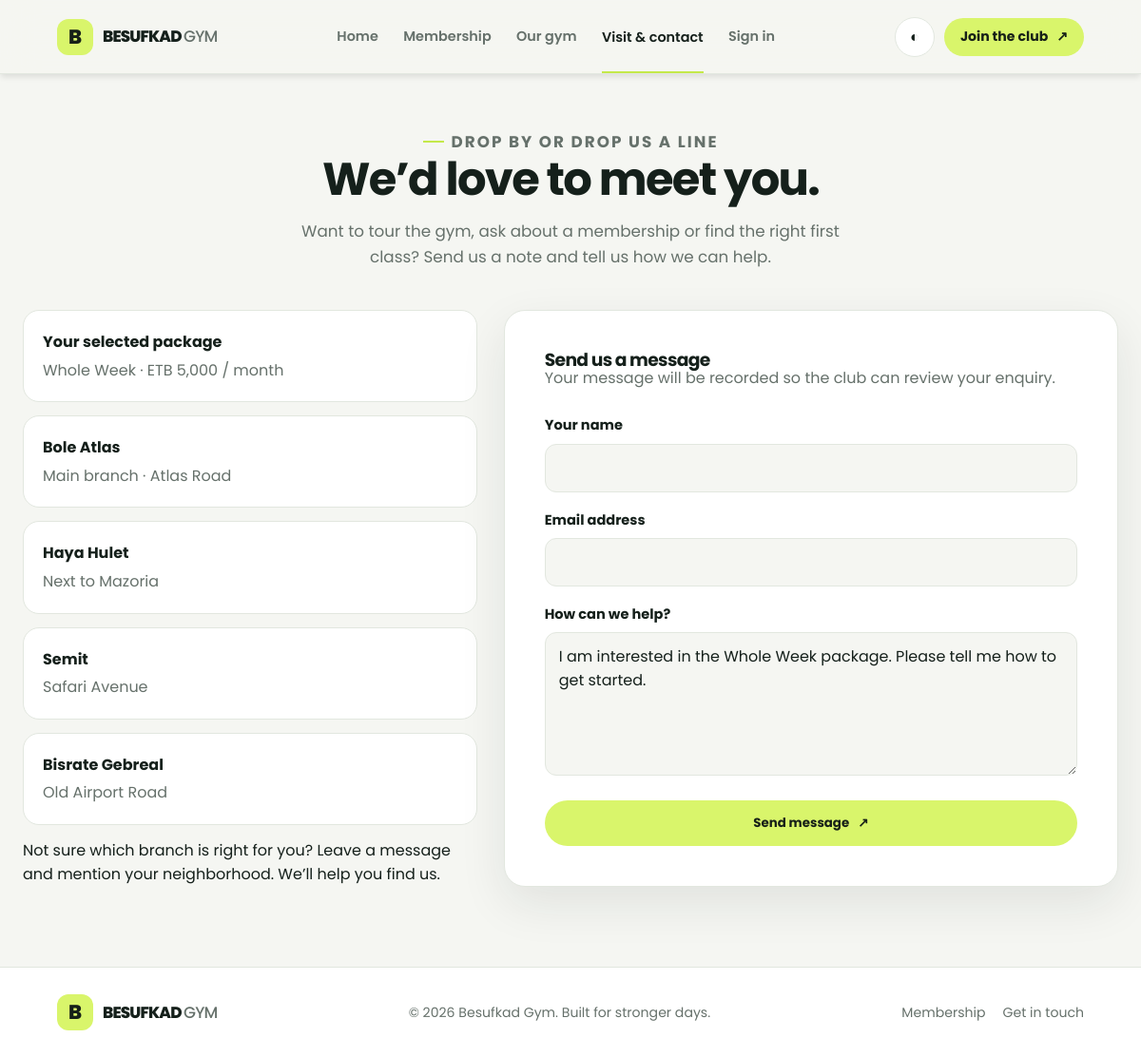
The app's page /contact.php?plan=3 with its own data.
### tables this page shows
CREATE TABLE IF NOT EXISTS plans (
    id INT AUTO_INCREMENT PRIMARY KEY,
    name VARCHAR(50) NOT NULL,
    price DECIMAL(10,2) NOT NULL,
    duration VARCHAR(20) NOT NULL,
    description TEXT
);

### contact.php (the view, shortened to what this page needs)
<?php
require_once 'config/db.php';
$name = '';
$email = '';
$selected_plan = null;
$plan_id = filter_var($_GET['plan'] ?? null, FILTER_VALIDATE_INT);
if ($plan_id) {
    $plan_lookup = $conn->prepare('SELECT id, name, price, duration FROM plans WHERE id = ?');
    $plan_lookup->bind_param('i', $plan_id);
    $plan_lookup->execute();
    $selected_plan = $plan_lookup->get_result()->fetch_assoc() ?: null;
}
$message = $selected_plan
    ? 'I am interested in the ' . $selected_plan['name'] . ' package. Please tell me how to get started.'
    : '';
include 'includes/header.php';
?>
<section class="page-intro">
    <p class="eyebrow">Drop by or drop us a line</p>
    <h2>We’d love to meet you.</h2>
    <p>Want to tour the gym, ask about a membership or find the right first class? Send us a note and tell us how we can help.</p>
</section>
<div class="contact-layout">
    <div class="contact-info">
        <?php if ($selected_plan): ?>
            <article class="contact-info-card selected-package"><strong>Your selected package</strong><p><?= htmlspecialchars($selected_plan['name'], ENT_QUOTES, 'UTF-8') ?> · ETB <?= number_format((float) $selected_plan['price'], 0) ?> / <?= htmlspecialchars($selected_plan['duration'], ENT_QUOTES, 'UTF-8') ?></p></article>
        <?php endif; ?>
        <article class="contact-info-card"><strong>Bole Atlas</strong><p>Main branch · Atlas Road</p></article>
        <article class="contact-info-card"><strong>Haya Hulet</strong><p>Next to Mazoria</p></article>
        <article class="contact-info-card"><strong>Semit</strong><p>Safari Avenue</p></article>
        <article class="contact-info-card"><strong>Bisrate Gebreal</strong><p>Old Airport Road</p></article>
        <div class="schedule-note">Not sure which branch is right for you? Leave a message and mention your neighborhood. We’ll help you find us.</div>
    </div>
    <div>
        <form class="form-card" action="contact.php" method="POST">
            <h3>Send us a message</h3>
            <p class="form-intro">Your message will be recorded so the club can review your enquiry.</p>
            <div class="form-group"><label for="name">Your name</label><input id="name" type="text" name="name" value="<?= htmlspecialchars($name, ENT_QUOTES, 'UTF-8') ?>" autocomplete="name" maxlength="100" required></div>
            <div class="form-group"><label for="email">Email address</label><input id="email" type="email" name="email" value="<?= htmlspecialchars($email, ENT_QUOTES, 'UTF-8') ?>" autocomplete="email" maxlength="100" required></div>
            <div class="form-group"><label for="message">How can we help?</label><textarea id="message" name="message" rows="5" maxlength="2000" required><?= htmlspecialchars($message, ENT_QUOTES, 'UTF-8') ?></textarea></div>
            <button type="submit" class="button button-full">Send message <span aria-hidden="true">↗</span></button>
        </form>
    </div>
</div>
<?php include 'includes/footer.php'; ?>

### css/style.css (style rules this page uses)
:root { --primary-color: #f97316; --primary-hover: #ea580c; --bg-color: #f8fafc; --card-bg: #ffffff; --text-main: #0f172a; --text-muted: #475569; --header-bg: rgba(255, 255, 255, 0.95); --border-color: #e2e8f0; --input-bg: #ffffff; --transition: all 0.3s ease; }
* { box-sizing: border-box; margin: 0; padding: 0; font-family: 'Poppins', sans-serif; }
body { background-color: var(--bg-color); color: var(--text-main); display: flex; flex-direction: column; min-height: 100vh; line-height: 1.6; transition: background-color 0.3s ease, color 0.3s ease; }
h2 { font-size: 2.2rem; margin-bottom: 1rem; color: var(--primary-color); text-align: center; }
p { color: var(--text-muted); text-align: center; margin-bottom: 2rem; }
.form-card { max-width: 500px; margin: 0 auto; background: var(--card-bg); padding: 40px; border-radius: 12px; border: 1px solid var(--border-color); box-shadow: 0 4px 6px -1px rgba(0, 0, 0, 0.1); }
.form-group { margin-bottom: 20px; text-align: left; }
.form-group label { display: block; margin-bottom: 8px; font-weight: 600; color: var(--text-muted); }
.form-group input, .form-group textarea, .form-group select { width: 100%; padding: 12px 15px; background: var(--input-bg); border: 1px solid var(--border-color); border-radius: 8px; color: var(--text-main); font-size: 1rem; transition: var(--transition); }
:root { --accent: #d9f56b; --accent-strong: #c4e94a; --ink: #15201b; --muted: #66716b; --surface: #f5f6f2; --card: #ffffff; --line: #e2e7df; --header: rgba(245, 246, 242, .93); --shadow: 0 18px 50px rgba(24, 36, 28, .09); --radius: 22px; color-scheme: light; }
html { scroll-behavior: smooth; }
body { background: var(--surface); color: var(--ink); font-family: 'Poppins', sans-serif; }
h1, h2, h3, h4 { line-height: 1.12; letter-spacing: -.035em; }
h2 { margin: 0 0 14px; color: var(--ink); font-size: clamp(2rem, 4vw, 3.1rem); text-align: left; }
p { color: var(--muted); }
.button { display: inline-flex; justify-content: center; align-items: center; gap: 9px; min-height: 48px; padding: 0 21px; border: 1px solid transparent; border-radius: 999px; background: var(--accent); color: #172018; text-decoration: none; font-weight: 700; cursor: pointer; transition: transform .2s ease, background .2s ease; }
.button-full { width: 100%; }
.eyebrow { display: inline-flex; align-items: center; gap: 8px; margin: 0 0 16px; color: var(--muted); font-size: .78rem; font-weight: 700; letter-spacing: .12em; text-transform: uppercase; }
.eyebrow::before { width: 22px; height: 2px; background: var(--accent-strong); content: ''; }
.page-intro { max-width: 760px; margin: 0 auto 42px; text-align: center; }
.page-intro h2 { text-align: center; }
.page-intro p { max-width: 600px; margin: auto; font-size: 1.05rem; }
.page-intro .eyebrow { justify-content: center; }
.contact-layout { display: grid; grid-template-columns: .85fr 1.15fr; align-items: start; gap: 28px; }
.contact-info { display: grid; gap: 14px; }
.contact-info-card { padding: 20px; border: 1px solid var(--line); border-radius: 17px; background: var(--card); }
.contact-info-card strong { display: block; margin-bottom: 4px; }
.contact-info-card p { margin: 0; text-align: left; }
.form-card { max-width: 680px; margin: 0 auto; padding: clamp(24px,5vw,42px); border: 1px solid var(--line); border-radius: var(--radius); background: var(--card); box-shadow: var(--shadow); }
.form-card h2, .form-card h3 { margin-top: 0; text-align: left; }
.form-intro { margin-top: -5px; margin-bottom: 26px; text-align: left; }
.form-group { margin-bottom: 18px; text-align: left; }
.form-group label { display: block; margin-bottom: 7px; color: var(--ink); font-size: .91rem; font-weight: 700; }
.form-group input, .form-group textarea, .form-group select { width: 100%; min-height: 49px; padding: 12px 14px; border: 1px solid var(--line); border-radius: 12px; background: var(--surface); color: var(--ink); font-size: 1rem; }
.form-group textarea { min-height: 145px; resize: vertical; }

### records on screen
plans: name "Whole Week", price "5,000", duration "month", message "I am interested in the Whole Week package. Please tell me how to get started."
